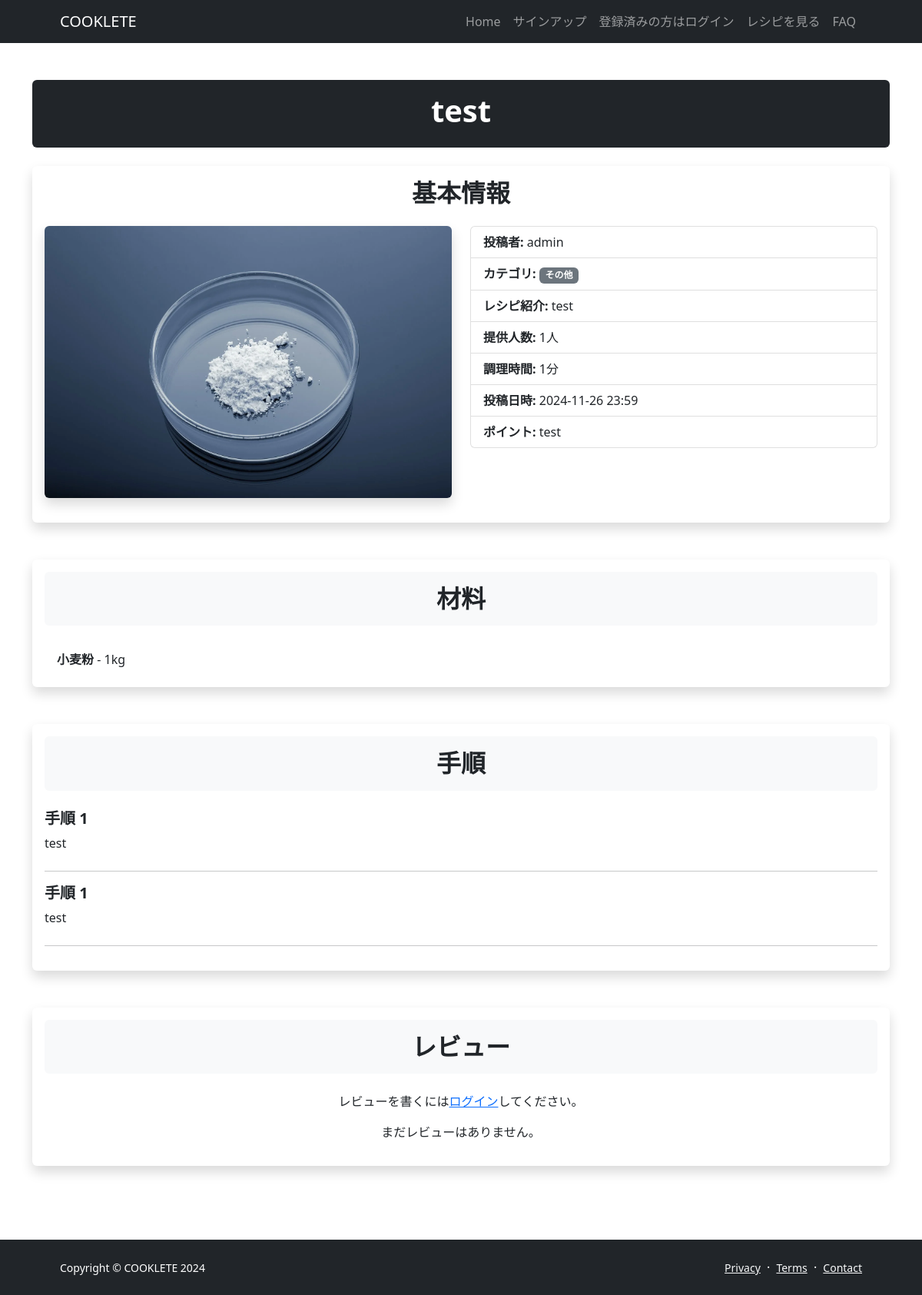
The app's page /recipe-detail/18 with its own data.
### cookapp/models.py (models this page shows, shortened)
class Recipe(models.Model):
    user = models.ForeignKey(
        CustomUser,
        verbose_name='ユーザー',
        on_delete=models.CASCADE
    )
    title = models.CharField(
        verbose_name='レシピ名',
        max_length=100)
    description = models.TextField(
        verbose_name='レシピ紹介'
    )
    category = models.ManyToManyField(
        Category,
        verbose_name='カテゴリー',
        related_name='recipes'
    )
    image = models.ImageField(
        verbose_name='イメージ',
        upload_to='photos'
    )
    servings = models.IntegerField(
        verbose_name='提供人数',
        default=1
    )
    cooking_time = models.IntegerField(
        verbose_name='調理時間(分)'
    )
    point = models.TextField(
        verbose_name='ポイント'
    )
    posted_at = models.DateTimeField(
        verbose_name='投稿日時',
        auto_now_add=True
    )
    update_at = models.DateTimeField(
        verbose_name='更新日時',
        auto_now=True
    )

class Category(models.Model):
    title = models.CharField(
        verbose_name='カテゴリ',
        max_length=20,
        unique=True
    )

class Ingredient(models.Model):
    recipe = models.ForeignKey(
        Recipe,
        on_delete=models.CASCADE,
        verbose_name='レシピ',
        related_name='ingredients'
    )
    name = models.CharField(
        verbose_name='材料名',
        max_length=100
    )
    quantity = models.CharField(
        verbose_name='分量',
        max_length=10
    )

class Step(models.Model):
    recipe = models.ForeignKey(
        Recipe,
        on_delete=models.CASCADE,
        verbose_name='レシピ',
        related_name='steps'
    )
    step_number = models.PositiveIntegerField(
        verbose_name='手順番号',
        unique=False
    )
    description = models.TextField(
        verbose_name='手順説明',
        default=''
    )
    image = models.ImageField(
        verbose_name='イメージ',
        upload_to='photos',
        null=True,
        blank=True
    )
    class Meta:
        constraints = [
            models.UniqueConstraint(fields=['recipe', 'step_number'], name = 'unique_step_per_recipe')]
        ordering = ['step_number']

### accounts/models.py (models this page shows)
class CustomUser(AbstractUser):
    pass

### cookapp/views.py (the view)
# urls.py: path('recipe-detail/<int:pk>', views.DetailView.as_view(), name = 'recipe_detail'),
class DetailView(DetailView):
    template_name  = 'detail.html'
    model = Recipe
    context_object_name = 'recipe'

### cookapp/templates/detail.html (shortened to what this page needs)
{% extends "base.html" %}
{% block contents %}
<div class="container py-5">
    <div class="row">
        <div class="col-lg-12">
            <div class="bg-dark text-white text-center py-3 mb-4 rounded">
                <h1 class="fw-bolder">{{ recipe.title }}</h1>
            </div>
        </div>
    </div>
    <section class="mb-5">
        <div class="card shadow border-0">
            <div class="card-body">
                <h2 class="fw-bold text-center mb-4">基本情報</h2>
                <div class="row">
                    <div class="col-md-6">
                        <img src="{{ recipe.image.url }}" alt="{{ recipe.title }}" class="img-fluid rounded mb-3 shadow">
                    </div>
                    <div class="col-md-6">
                        <ul class="list-group">
                            <li class="list-group-item"><strong>投稿者:</strong> {{ recipe.user.username }}</li>
                            <li class="list-group-item">
                                <strong>カテゴリ:</strong>
                                {% for category in recipe.category.all %}
                                    <span class="badge bg-secondary">{{ category.title }}</span>
                                {% endfor %}
                            </li>
                            <li class="list-group-item"><strong>レシピ紹介:</strong> {{ recipe.description }}</li>
                            <li class="list-group-item"><strong>提供人数:</strong> {{ recipe.servings }}人</li>
                            <li class="list-group-item"><strong>調理時間:</strong> {{ recipe.cooking_time }}分</li>
                            <li class="list-group-item"><strong>投稿日時:</strong> {{ recipe.posted_at|date:"Y-m-d H:i" }}</li>
                            <li class="list-group-item"><strong>ポイント:</strong> {{ recipe.point }}</li>
                        </ul>
                    </div>
                </div>
            </div>
        </div>
    </section>
    <section class="mb-5">
        <div class="card shadow border-0">
            <div class="card-body">
                <h2 class="fw-bold text-center mb-4 bg-light p-3 rounded">材料</h2>
                <ul class="list-group list-group-flush">
                    {% for ingredient in recipe.ingredients.all %}
                        <li class="list-group-item">
                            <strong>{{ ingredient.name }}</strong> - {{ ingredient.quantity }}
                        </li>
                    {% endfor %}
                </ul>
            </div>
        </div>
    </section>
    <section class="mb-5">
        <div class="card shadow border-0">
            <div class="card-body">
                <h2 class="fw-bold text-center mb-4 bg-light p-3 rounded">手順</h2>
                {% for step in recipe.steps.all %}
                    <div class="mb-4">
                        <h5 class="fw-bold">手順 {{ step.step_number }}</h5>
                        <p>{{ step.description }}</p>
                    </div>
                    <hr>
                {% endfor %}
            </div>
        </div>
    </section>
    <section class="mb-5">
        <div class="card shadow border-0">
            <div class="card-body">
                <h2 class="fw-bold text-center mb-4 bg-light p-3 rounded">レビュー</h2>
                {% if user.is_authenticated %}
                    <div class="text-center mb-4">
                        <a href="{% url 'cook:write_review' recipe.id %}" class="btn btn-primary">
                            レビューを書く
                        </a>
                    </div>
                {% else %}
                    <p class="text-center">レビューを書くには<a href="{% url 'accounts:login' %}">ログイン</a>してください。</p>
                {% endif %}
                {% if recipe.reviews.exists %}
                    {% for review in recipe.reviews.all %}
                        <div class="card mb-3 border-0 shadow-sm">
                            <div class="card-body">
                                <h5 class="card-title">評価:
                                    <span class="text-warning">
                                        {{review.rating}}
                                    </span>
                                </h5>
                                <p class="card-text"><strong>{{ review.user.username }}:</strong> {{ review.comment }}</p>
                                <p class="text-muted">投稿日時: {{ review.posted_at|date:"Y-m-d H:i" }}</p>
                            </div>
                        </div>
                    {% endfor %}
                {% else %}
                    <p class="text-center">まだレビューはありません。</p>
                {% endif %}
            </div>
        </div>
    </section>
</div>
{% endblock %}

### records on screen
Recipe: title "test", image (picture), user.username "admin", description "test", servings "1", cooking_time "1", posted_at "2024-11-26 23:59", point "test"
Category: title "その他"
Ingredient: name "小麦粉", quantity "1kg"
Step: step_number "1", description "test"
Step: step_number "1", description "test"
